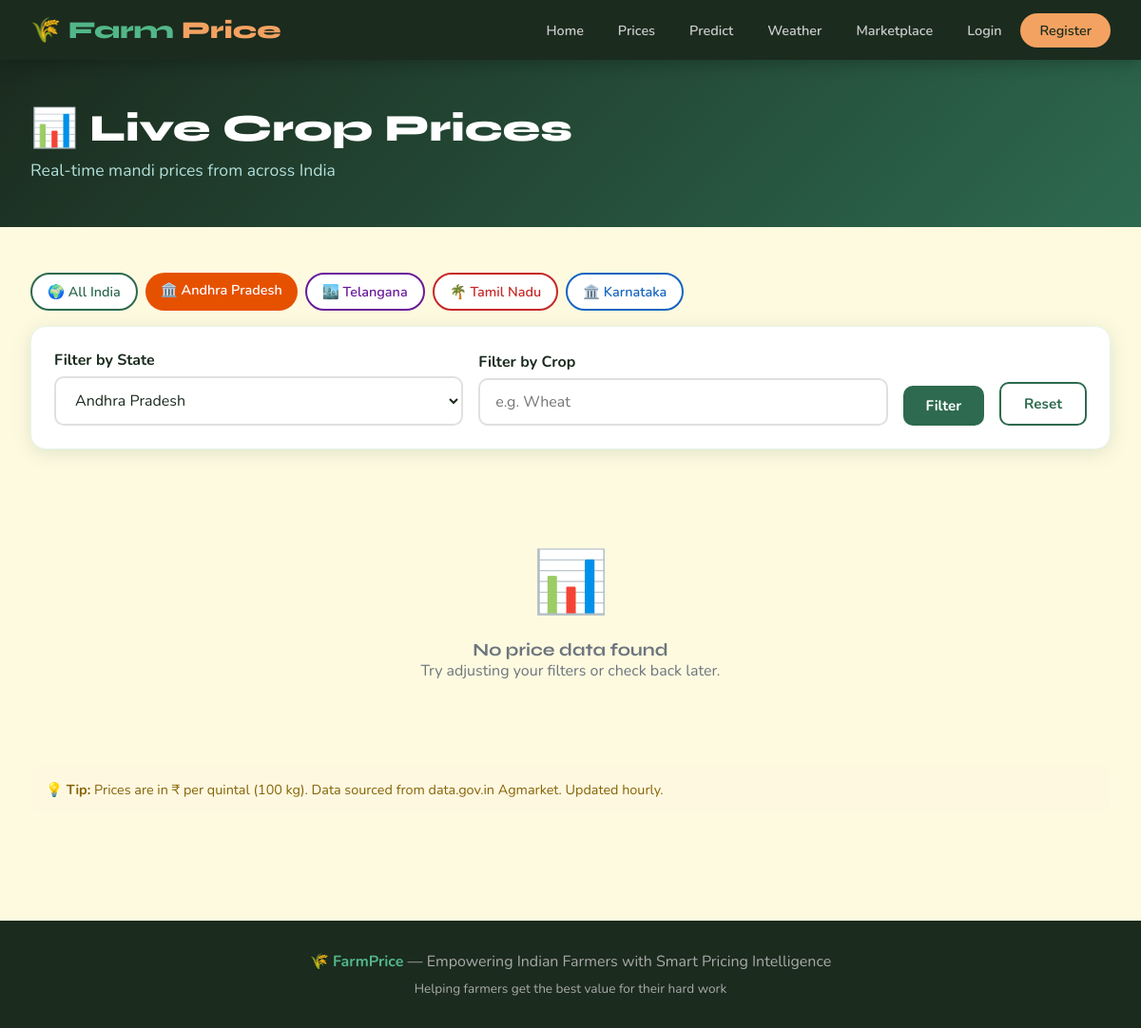
The page /prices/?state=Andhra+Pradesh on the database as committed earlier.
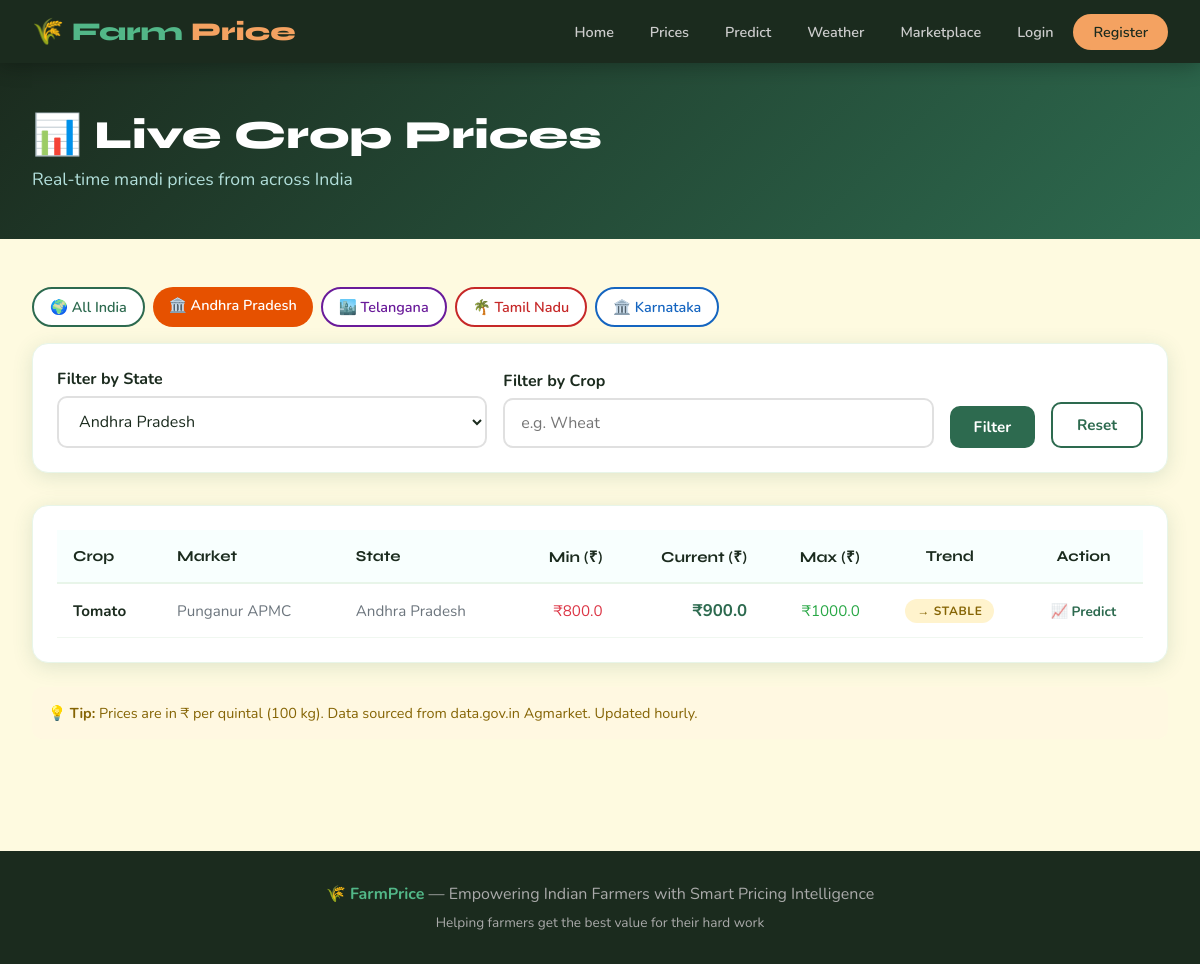
The same page on the database as committed later.
### crops/models.py (models this page shows, shortened)
class Crop(models.Model):
    CROP_CHOICES = [
        ('wheat', 'Wheat'),
        ('rice', 'Rice'),
        ('corn', 'Corn'),
        ('cotton', 'Cotton'),
        ('sugarcane', 'Sugarcane'),
        ('soybean', 'Soybean'),
        ('tomato', 'Tomato'),
        ('potato', 'Potato'),
        ('onion', 'Onion'),
        ('groundnut', 'Groundnut'),
    ]
    name = models.CharField(max_length=100, choices=CROP_CHOICES)
    current_price = models.DecimalField(max_digits=10, decimal_places=2)
    min_price = models.DecimalField(max_digits=10, decimal_places=2)
    max_price = models.DecimalField(max_digits=10, decimal_places=2)
    market_name = models.CharField(max_length=200)
    state = models.CharField(max_length=100)
    updated_at = models.DateTimeField(auto_now=True)
    trend = models.CharField(max_length=10, choices=[('up', 'Rising'), ('down', 'Falling'), ('stable', 'Stable')], default='stable')

### crops/views.py (the view)
# urls.py: path('prices/', views.crop_prices, name='crop_prices'),
def crop_prices(request):
    state_filter = request.GET.get('state', '')
    crop_filter = request.GET.get('crop', '').lower()
    region = request.GET.get('region', '')  # 'ap_telangana' or ''
    if region == 'ap_telangana':
        from .api_client import get_ap_telangana_prices
        all_prices = get_ap_telangana_prices()
    elif state_filter:
        all_prices = get_all_prices(state=state_filter)
    else:
        all_prices = get_all_prices()
    if crop_filter:
        all_prices = [c for c in all_prices if crop_filter in c['name']]
    states = ['Andhra Pradesh', 'Telangana'] + list(
        set(c['state'] for c in all_prices if c['state'] not in ['N/A', 'Andhra Pradesh', 'Telangana'])
    )
    context = {
        'crops': all_prices,
        'states': states,
        'state_filter': state_filter,
        'crop_filter': crop_filter,
        'region': region,
    }
    return render(request, 'crops/prices.html', context)

### crops/api_client.py (called while the page is built)
def get_all_prices(state=None):
    from .models import Crop
    crops = Crop.objects.all()
    if state:
        crops = crops.filter(state__iexact=state)
    results = []
    for c in crops:
        results.append({
            "name": c.name,
            "display_name": c.get_name_display(),
            "current_price": float(c.current_price),
            "min_price": float(c.min_price),
            "max_price": float(c.max_price),
            "market_name": c.market_name,
            "state": c.state,
            "updated_at": str(c.updated_at.date()),
            "trend": c.trend,
        })
    return results

### crops/templates/crops/prices.html (shortened to what this page needs)
{% extends 'crops/base.html' %}
{% block content %}
<section style="background: linear-gradient(135deg, #1b2b1e, #2d6a4f); padding: 3rem 0;">
    <div class="container">
        <h1 style="font-family: 'Syne', sans-serif; font-size: 2.5rem; font-weight: 800; color: white; margin-bottom: 0.5rem;">📊 Live Crop Prices</h1>
        <p style="color: #b2dfdb; font-size: 1.1rem;">Real-time mandi prices from across India</p>
    </div>
</section>
<section class="section">
    <div class="container">
        <div style="margin-bottom: 1rem; display: flex; gap: 0.5rem; flex-wrap: wrap;">
            <a href="/prices/"
               style="padding: 0.5rem 1rem; border-radius: 20px; text-decoration: none; font-weight: 600; font-size: 0.9rem;
               {% if not state_filter and not region %}background:#2d6a4f; color:white;{% else %}background:white; color:#2d6a4f; border: 2px solid #2d6a4f;{% endif %}">
                🌍 All India
            </a>
            <a href="/prices/?state=Andhra+Pradesh"
               style="padding: 0.5rem 1rem; border-radius: 20px; text-decoration: none; font-weight: 600; font-size: 0.9rem;
               {% if state_filter == 'Andhra Pradesh' %}background:#e65100; color:white;{% else %}background:white; color:#e65100; border: 2px solid #e65100;{% endif %}">
                🏛️ Andhra Pradesh
            </a>
            <a href="/prices/?state=Telangana"
               style="padding: 0.5rem 1rem; border-radius: 20px; text-decoration: none; font-weight: 600; font-size: 0.9rem;
               {% if state_filter == 'Telangana' %}background:#6a1b9a; color:white;{% else %}background:white; color:#6a1b9a; border: 2px solid #6a1b9a;{% endif %}">
                🏙️ Telangana
            </a>
            <a href="/prices/?state=Tamil+Nadu"
               style="padding: 0.5rem 1rem; border-radius: 20px; text-decoration: none; font-weight: 600; font-size: 0.9rem;
               {% if state_filter == 'Tamil Nadu' %}background:#c62828; color:white;{% else %}background:white; color:#c62828; border: 2px solid #c62828;{% endif %}">
                🌴 Tamil Nadu
            </a>
            <a href="/prices/?state=Karnataka"
               style="padding: 0.5rem 1rem; border-radius: 20px; text-decoration: none; font-weight: 600; font-size: 0.9rem;
               {% if state_filter == 'Karnataka' %}background:#1565c0; color:white;{% else %}background:white; color:#1565c0; border: 2px solid #1565c0;{% endif %}">
                🏛️ Karnataka
            </a>
        </div>
        <div class="card" style="margin-bottom: 2rem;">
            <form method="get" style="display: flex; gap: 1rem; flex-wrap: wrap; align-items: flex-end;">
                <div class="form-group" style="flex: 1; min-width: 180px; margin-bottom: 0;">
                    <label>Filter by State</label>
                    <select name="state">
                        {% for state in states %}
                        <option value="{{ state }}" {% if state == state_filter %}selected{% endif %}>{{ state }}</option>
                        {% endfor %}
                    </select>
                </div>
                <div class="form-group" style="flex: 1; min-width: 180px; margin-bottom: 0;">
                    <label>Filter by Crop</label>
                    <input type="text" name="crop" value="{{ crop_filter }}" placeholder="e.g. Wheat">
                </div>
                <button type="submit" class="btn btn-primary">Filter</button>
                <a href="/prices/" class="btn btn-outline">Reset</a>
            </form>
        </div>
        {% if crops %}
        <div class="card" style="overflow-x: auto;">
            <table style="width: 100%; border-collapse: collapse; font-size: 0.95rem;">
                <thead>
                    <tr style="background: #f8fffe; border-bottom: 2px solid #e8f5e9;">
                        <th style="padding: 1rem; text-align: left; font-family: 'Syne', sans-serif; font-weight: 700;">Crop</th>
                        <th style="padding: 1rem; text-align: left; font-family: 'Syne', sans-serif; font-weight: 700;">Market</th>
                        <th style="padding: 1rem; text-align: left; font-family: 'Syne', sans-serif; font-weight: 700;">State</th>
                        <th style="padding: 1rem; text-align: right; font-family: 'Syne', sans-serif; font-weight: 700;">Min (₹)</th>
                        <th style="padding: 1rem; text-align: right; font-family: 'Syne', sans-serif; font-weight: 700;">Current (₹)</th>
                        <th style="padding: 1rem; text-align: right; font-family: 'Syne', sans-serif; font-weight: 700;">Max (₹)</th>
                        <th style="padding: 1rem; text-align: center; font-family: 'Syne', sans-serif; font-weight: 700;">Trend</th>
                        <th style="padding: 1rem; text-align: center; font-family: 'Syne', sans-serif; font-weight: 700;">Action</th>
                    </tr>
                </thead>
                <tbody>
                    {% for crop in crops %}
                    <tr style="border-bottom: 1px solid #f0f7f0; transition: background 0.15s;"
                        onmouseover="this.style.background='#f8fffe'"
                        onmouseout="this.style.background=''">
                        <td style="padding: 0.9rem 1rem; font-weight: 700;">{{ crop.display_name }}</td>
                        <td style="padding: 0.9rem 1rem; color: #6c757d;">{{ crop.market_name }}</td>
                        <td style="padding: 0.9rem 1rem; color: #6c757d;">{{ crop.state }}</td>
                        <td style="padding: 0.9rem 1rem; text-align: right; color: #dc3545;">₹{{ crop.min_price }}</td>
                        <td style="padding: 0.9rem 1rem; text-align: right; font-weight: 700; font-size: 1.05rem; color: #2d6a4f;">₹{{ crop.current_price }}</td>
                        <td style="padding: 0.9rem 1rem; text-align: right; color: #28a745;">₹{{ crop.max_price }}</td>
                        <td style="padding: 0.9rem 1rem; text-align: center;">
                            {% if crop.trend == 'up' %}
                                <span class="badge badge-up">▲ Rising</span>
                            {% elif crop.trend == 'down' %}
                                <span class="badge badge-down">▼ Falling</span>
                            {% else %}
                                <span class="badge badge-stable">→ Stable</span>
                            {% endif %}
                        </td>
                        <td style="padding: 0.9rem 1rem; text-align: center;">
                            <a href="/predict/?crop={{ crop.name }}" style="color: #2d6a4f; font-weight: 700; text-decoration: none; font-size: 0.85rem;">📈 Predict</a>
                        </td>
                    </tr>
                    {% endfor %}
                </tbody>
            </table>
        </div>
        {% else %}
        <div style="text-align: center; padding: 4rem; color: #6c757d;">
            <div style="font-size: 4rem; margin-bottom: 1rem;">📊</div>
            <h3 style="font-family: 'Syne', sans-serif;">No price data found</h3>
            <p>Try adjusting your filters or check back later.</p>
        </div>
        {% endif %}
        <div style="margin-top: 1.5rem; padding: 1rem; background: #fff8e1; border-radius: 10px; font-size: 0.9rem; color: #856404;">
            💡 <strong>Tip:</strong> Prices are in ₹ per quintal (100 kg). Data sourced from data.gov.in Agmarket. Updated hourly.
        </div>
    </div>
</section>
{% endblock %}

### crops/templates/crops/base.html (shortened to what this page needs)
<!DOCTYPE html>
<html lang="en">
<head>
</head>
<body>
<nav>
    <a href="/" class="nav-logo">🌾 Farm<span>Price</span></a>
    <ul class="nav-links">
        <li><a href="/">Home</a></li>
        <li><a href="/prices/">Prices</a></li>
        <li><a href="/predict/">Predict</a></li>
        <li><a href="/weather/">Weather</a></li>
        <li><a href="/marketplace/">Marketplace</a></li>
        {% if user.is_authenticated %}
            <li><a href="/sell/" class="btn-sell">+ Sell Crop</a></li>
            <li><a href="/logout/">Logout ({{ user.username }})</a></li>
        {% else %}
            <li><a href="/login/">Login</a></li>
            <li><a href="/register/" class="btn-sell">Register</a></li>
        {% endif %}
    </ul>
</nav>
<main>
    {% block content %}{% endblock %}
</main>
<footer>
    <p>🌾 <strong>FarmPrice</strong> — Empowering Indian Farmers with Smart Pricing Intelligence</p>
    <p style="margin-top:0.5rem;font-size:0.85rem;">Helping farmers get the best value for their hard work</p>
</footer>
</body>
</html>

### crops/templates/crops/base.html (style rules this page uses)
:root { --green: #2d6a4f; --green-light: #52b788; --green-pale: #d8f3dc; --earth: #a0522d; --gold: #f4a261; --sky: #48cae4; --cream: #fefae0; --dark: #1b2b1e; --gray: #6c757d; --white: #ffffff; --shadow: 0 4px 20px rgba(45, 106, 79, 0.15); }
* { margin: 0; padding: 0; box-sizing: border-box; }
body { font-family: 'Nunito', sans-serif; background: var(--cream); color: var(--dark); min-height: 100vh; }
nav { background: var(--dark); padding: 0 2rem; display: flex; align-items: center; justify-content: space-between; position: sticky; top: 0; z-index: 100; box-shadow: 0 2px 20px rgba(0,0,0,0.3); }
.nav-logo { font-family: 'Syne', sans-serif; font-weight: 800; font-size: 1.6rem; color: var(--green-light); text-decoration: none; padding: 1rem 0; display: flex; align-items: center; gap: 0.5rem; }
.nav-logo span { color: var(--gold); }
.nav-links { display: flex; align-items: center; gap: 0.25rem; list-style: none; }
.nav-links a { color: #ccc; text-decoration: none; padding: 0.5rem 1rem; border-radius: 8px; font-weight: 600; font-size: 0.9rem; transition: all 0.2s; }
.nav-links .btn-sell { background: var(--gold); color: var(--dark) !important; border-radius: 20px; padding: 0.5rem 1.25rem !important; }
main { min-height: calc(100vh - 120px); }
footer { background: var(--dark); color: #aaa; text-align: center; padding: 2rem; margin-top: 4rem; }
footer strong { color: var(--green-light); }
.card { background: white; border-radius: 16px; padding: 1.5rem; box-shadow: var(--shadow); border: 1px solid #e8f5e9; }
.btn { display: inline-block; padding: 0.7rem 1.5rem; border-radius: 10px; font-weight: 700; font-size: 0.95rem; text-decoration: none; border: none; cursor: pointer; transition: all 0.2s; font-family: 'Nunito', sans-serif; }
.btn-primary { background: var(--green); color: white; }
.btn-outline { background: transparent; border: 2px solid var(--green); color: var(--green); }
.badge { display: inline-block; padding: 0.25rem 0.75rem; border-radius: 20px; font-size: 0.75rem; font-weight: 700; text-transform: uppercase; letter-spacing: 0.05em; }
.badge-stable { background: #fff3cd; color: #856404; }
.container { max-width: 1200px; margin: 0 auto; padding: 0 2rem; }
.section { padding: 3rem 0; }
.form-group { margin-bottom: 1.25rem; }
.form-group label { display: block; font-weight: 700; margin-bottom: 0.4rem; color: var(--dark); }
.form-group input, .form-group select, .form-group textarea { width: 100%; padding: 0.75rem 1rem; border: 2px solid #e0e0e0; border-radius: 10px; font-family: 'Nunito', sans-serif; font-size: 1rem; color: var(--dark); transition: border-color 0.2s; background: white; }

Rows that differ between the two databases and show on the page:
added Crop: display_name "Tomato", market_name "Punganur APMC", state "Andhra Pradesh", min_price "800.0", current_price "900.0", max_price "1000.0", trend "→ STABLE"
Other text that changed with them:
text no longer shown: "📊 No price data found Try adjusting your filters or check back later."
text now shown: "Crop Market State Min (₹) Current (₹) Max (₹) Trend Action"
